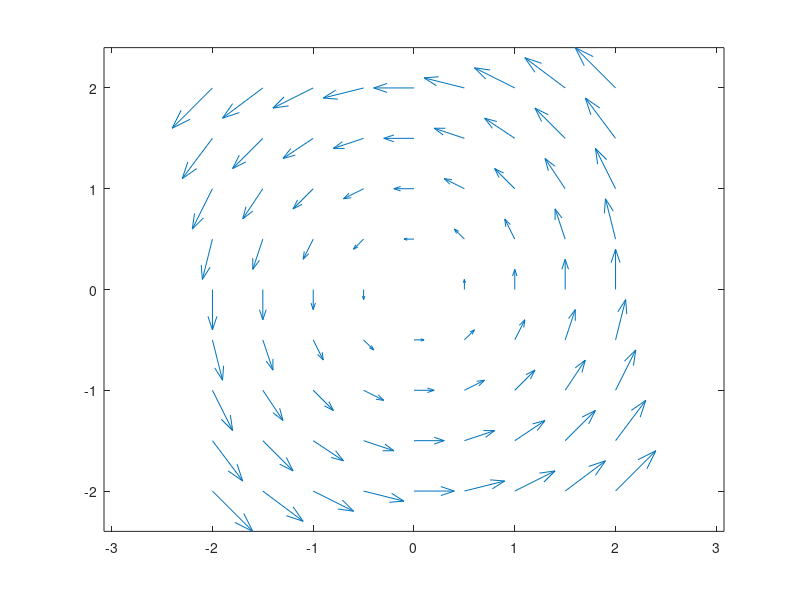

Source code (MATLAB): (Note: this script raises an error after producing the figure.)
%=============================================================================
% Copyright (c) 2026-present Allan CORNET (Nelson)
%=============================================================================
% This file is part of Nelson.
%=============================================================================
% LICENCE_BLOCK_BEGIN
% SPDX-License-Identifier: LGPL-3.0-or-later
% LICENCE_BLOCK_END
%=============================================================================
% <--ADV-CLI MODE-->
%=============================================================================
out = tempname();
if ~isfolder(out)
  mkdir(out);
end
%=============================================================================
f = figure('Visible', 'off', 'Position', [100 100 620 460]);
[X, Y] = meshgrid(-2:0.5:2, -2:0.5:2);
U = -Y;
V = X;
quiver(X, Y, U, V);
axis equal;
drawnow();
img = getframe(f).cdata;
imwrite(img, [out, '/quiver_axis_equal.png']);

asserts.istrue(min(double(reshape(img(120, 310, :), 1, 3))) >= 250);
asserts.istrue(min(double(reshape(img(230, 310, :), 1, 3))) >= 250);
close(f);
rmdir(out, 's');
%=============================================================================
